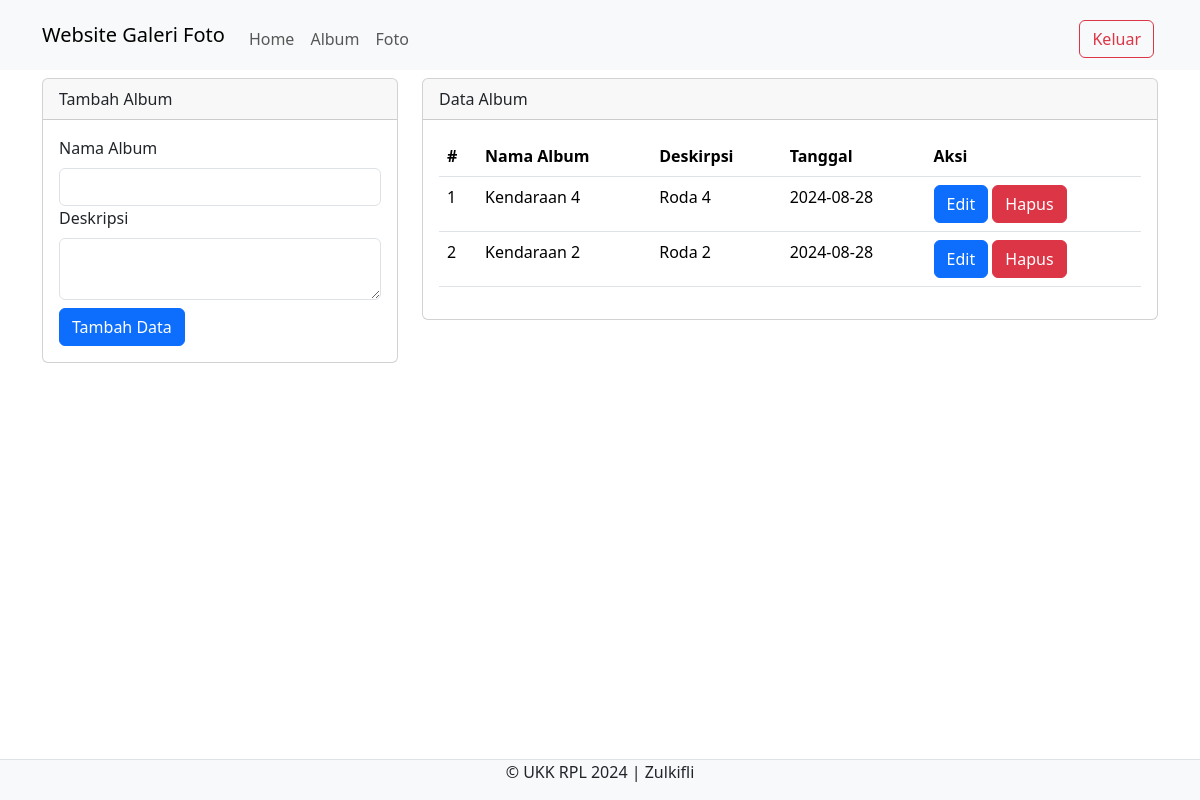
/admin/album.php (signed in), run on the app's committed database.
### tables this page shows
CREATE TABLE `album` (
  `albumid` int(11) NOT NULL,
  `namaalbum` varchar(255) NOT NULL,
  `deskripsi` text NOT NULL,
  `tanggalbuat` date NOT NULL,
  `userid` int(11) NOT NULL
);

### admin/album.php (the view, shortened to what this page needs)
<?php
include '../config/koneksi.php';
?>
<!DOCTYPE html>
<html>
<head>
  <link rel="stylesheet" type="text/css" href="../assets/css/bootstrap.min.css">
</head>
<body>
  <nav class="navbar navbar-expand-lg bg-body-tertiary">
    <div class="container">
      <a class="navbar-brand" href="index.php">Website Galeri Foto</a>
      <div class="collapse navbar-collapse mt-2" id="navbarNavAltMarkup">
        <div class="navbar-nav me-auto">
          <a href="home.php" class="nav-link">Home</a>
          <a href="album.php" class="nav-link">Album</a>
          <a href="foto.php" class="nav-link">Foto</a>
        </div>
        <a href="../config/aksi_logout.php" class="btn btn-outline-danger m-1">Keluar</a>
      </div>
    </div>
  </nav>
  <div class="container">
    <div class="row">
      <div class="col-md-4">
        <div class="card mt-2">
          <div class="card-header">Tambah Album</div>
          <div class="card-body">
            <form action="../config/aksi_album.php" method="POST">
              <label class="form-label">Nama Album</label>
              <input type="text" name="namaalbum" class="form-control" required>
              <label class="form-label">Deskripsi</label>
              <textarea class="form-control" name="deskripsi" required></textarea>
              <button type="submit" class="btn btn-primary mt-2" name="tambah">Tambah Data</button>
            </form>
          </div>
        </div>
      </div>
      <div class="col-md-8">
        <div class="card mt-2">
          <div class="card-header">Data Album</div>
          <div class="card-body">
            <table class="table">
              <thead>
                <tr>
                  <th>#</th>
                  <th>Nama Album</th>
                  <th>Deskirpsi</th>
                  <th>Tanggal</th>
                  <th>Aksi</th>
                </tr>
              </thead>
              <tbody>
                <?php
                $no = 1;
                $userid = $_SESSION['userid'];
                $sql = mysqli_query($koneksi, "SELECT * FROM album WHERE userid='$userid'");
                while($data = mysqli_fetch_array($sql)){
                 ?>
                 <tr>
                  <td><?php echo $no++ ?></td>
                  <td><?php echo $data['namaalbum'] ?></td>
                  <td><?php echo $data['deskripsi'] ?></td>
                  <td><?php echo $data['tanggalbuat'] ?></td>
                  <td>
                    <button type="button" class="btn btn-primary" data-bs-toggle="modal" data-bs-target="#edit<?php echo $data['albumid'] ?>">
                      Edit
                    </button>
                    <button type="button" class="btn btn-danger" data-bs-toggle="modal" data-bs-target="#hapus<?php echo $data['albumid'] ?>">
                      Hapus
                    </button>
                  </td>
                </tr>
              <?php } ?>
            </tbody>
          </table>
        </div>
      </div>
    </div>
  </div>
</div>
<footer class="d-flex justify-content-center border-top mt-3 bg-light fixed-bottom">
  <p>&copy; UKK RPL 2024 | Zulkifli</p>
</footer>
</body>
</html>

### data on the page
album: namaalbum "Kendaraan 4", deskripsi "Roda 4", tanggalbuat "2024-08-28"
album: namaalbum "Kendaraan 2", deskripsi "Roda 2", tanggalbuat "2024-08-28"
